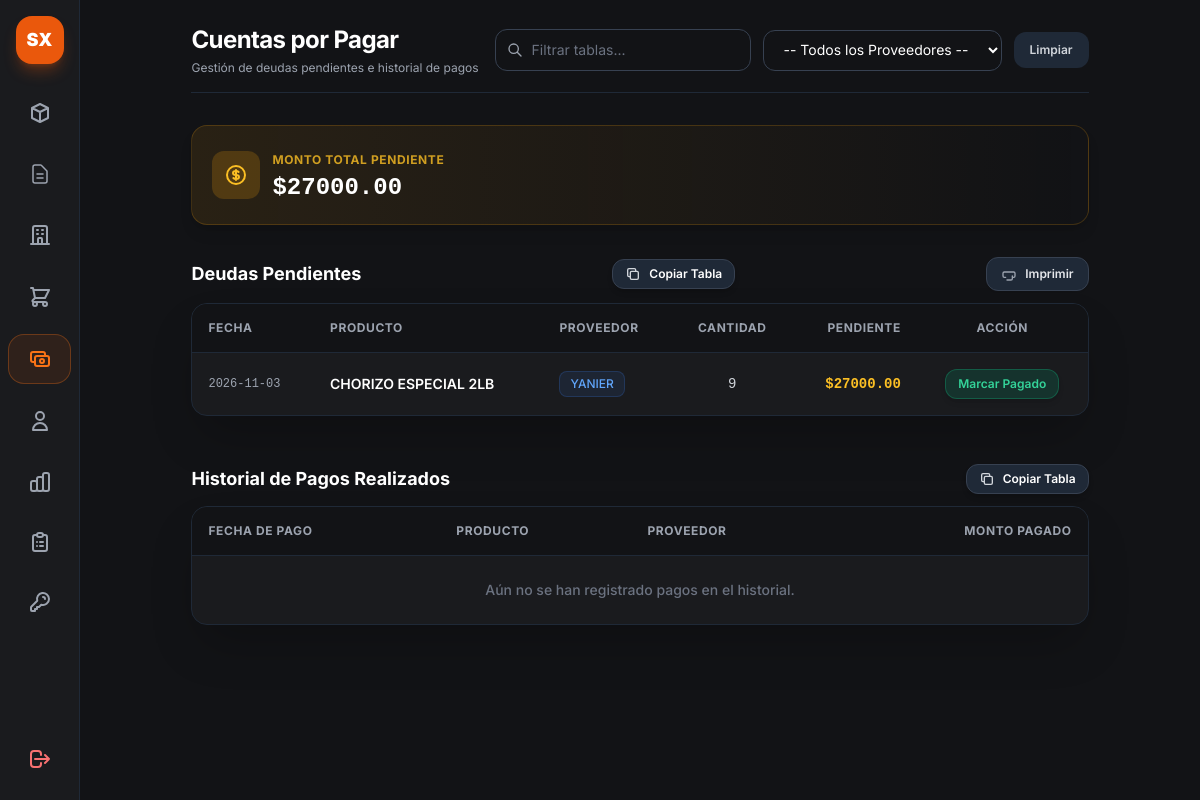
The app's page /admin/cuentas-por-pagar (signed in) with its own data.
### app.py (models this page shows, shortened)
class CuentaPorPagar(db.Model):
    __tablename__ = 'cuentas_por_pagar'
    id = db.Column(db.Integer, primary_key=True)
    proveedor_id = db.Column(db.Integer, db.ForeignKey('proveedores.id'))  # Revisa el nombre de tu tabla de proveedores
    producto_id = db.Column(db.Integer, db.ForeignKey('productos.id'))      # Revisa el nombre de tu tabla de productos
    cantidad = db.Column(db.Integer, default=1)
    monto_total = db.Column(db.Float, nullable=False)
    monto_pendiente = db.Column(db.Float, nullable=False)
    fecha = db.Column(db.DateTime, default=datetime.utcnow)
    estado = db.Column(db.String(20), default='pendiente')
    proveedor = db.relationship('Proveedor', backref='cuentas_por_pagar')
    producto = db.relationship('Producto', backref='cuentas_por_pagar')

class Producto(db.Model):
    __tablename__ = 'productos'
    id = db.Column(db.Integer, primary_key=True)
    codigo = db.Column(db.String(50), nullable=True)
    nombre = db.Column(db.String(100), nullable=False)
    unidad_medida = db.Column(db.String(20), default='unidad')
    propietario_id = db.Column(db.Integer, db.ForeignKey('propietarios.id'), nullable=True)
    precio_costo = db.Column(db.Float, default=0.0)
    precio_venta = db.Column(db.Float, default=0.0)
    fecha_vencimiento = db.Column(db.Date, nullable=True)
    proveedor_id = db.Column(db.Integer, db.ForeignKey('proveedores.id'), nullable=True)
    proveedor = db.relationship('Proveedor', backref=db.backref('productos', lazy=True))
    estado_pago = db.Column(db.String(20), default="Pagado")
    monto_pendiente = db.Column(db.Float, default=0.0)
    fecha_creacion = db.Column(db.DateTime, default=datetime.utcnow)
    activo = db.Column(db.Boolean, default=True)
    stocks = db.relationship('StockAlmacen', backref='producto', cascade="all, delete-orphan", lazy=True)

class Proveedor(db.Model):
    __tablename__ = 'proveedores'
    id = db.Column(db.Integer, primary_key=True)
    nombre = db.Column(db.String(100), nullable=False, unique=True)
    telefono = db.Column(db.String(30), nullable=True)
    contacto = db.Column(db.String(100), nullable=True)

### app.py (the view, shortened to what this page needs)
@app.route('/admin/cuentas-por-pagar')
@app.route('/admin/cuentas-por-pagar')
def cuentas_por_pagar():
    if 'user' not in session or session.get('rol') != 'admin':
        return redirect(url_for('login'))
    proveedor_id = request.args.get('proveedor')
    query = CuentaPorPagar.query.filter(
        CuentaPorPagar.monto_pendiente > 0,
        CuentaPorPagar.estado != 'pagado'
    )
    if proveedor_id:
        query = query.filter(CuentaPorPagar.proveedor_id == proveedor_id)
    cuentas = query.all()
    total_adeudado = sum(c.monto_pendiente for c in cuentas)
    proveedores = Proveedor.query.all()
    historial = HistorialPago.query.order_by(HistorialPago.fecha_pago.desc()).all()
    proveedor_obj = Proveedor.query.get(proveedor_id) if proveedor_id else None
    mensaje_wa = ""
    return render_template(
        'cuentas_por_pagar.html',
        cuentas=cuentas,
        total_adeudado=total_adeudado,
        proveedores=proveedores,
        proveedor_seleccionado=proveedor_id,
        proveedor_obj=proveedor_obj,
        mensaje_wa=mensaje_wa,
        historial=historial
    )

### app.py (called while the page is built)
@app.context_processor
def inject_today():
    return {'hoy': date.today()}

### templates/cuentas_por_pagar.html (shortened to what this page needs)
{% extends "base.html" %}
{% block content %}
<div class="p-6 max-w-7xl mx-auto space-y-8">
    <div class="flex flex-col md:flex-row md:items-center md:justify-between gap-4 border-b border-gray-800 pb-4">
        <div>
            <h1 class="text-2xl font-bold text-white tracking-tight">Cuentas por Pagar</h1>
            <p class="text-xs text-gray-400 mt-1">Gestión de deudas pendientes e historial de pagos</p>
        </div>
        <div class="flex flex-col sm:flex-row items-center gap-3">
            <div class="relative w-full sm:w-64">
                <div class="absolute inset-y-0 left-0 pl-3 flex items-center pointer-events-none text-gray-400">
                </div>
                <input type="text" id="filtro-global-tablas" onkeyup="filtrarTablas()"
                    placeholder="Filtrar tablas..."
                    class="w-full pl-9 pr-4 py-2.5 bg-[#121316] border border-gray-700 text-white text-sm rounded-xl placeholder-gray-500 focus:outline-none focus:border-orange-500 transition-all">
            </div>
            <form method="GET" action="{{ url_for('cuentas_por_pagar') }}" class="flex items-center gap-3 w-full sm:w-auto">
                <select name="proveedor" onchange="this.form.submit()"
                    class="w-full sm:w-auto bg-[#121316] border border-gray-700 text-white text-sm rounded-xl px-4 py-2.5 focus:border-orange-500 focus:outline-none">
                    <option value="">-- Todos los Proveedores --</option>
                </select>
                <a href="{{ url_for('cuentas_por_pagar') }}"
                    class="px-4 py-2.5 bg-gray-800 hover:bg-gray-700 text-gray-300 rounded-xl text-xs font-semibold transition-all shrink-0">
                    Limpiar
                </a>
            </form>
        </div>
    </div>
    <div class="bg-gradient-to-r from-amber-500/10 via-amber-500/5 to-transparent border border-amber-500/20 rounded-2xl p-5 flex flex-col md:flex-row items-center justify-between gap-4 shadow-lg">
        <div class="flex items-center gap-3">
            <div class="p-3 bg-amber-500/20 text-amber-400 rounded-xl">
            </div>
            <div>
                <span class="text-xs uppercase font-bold text-amber-400/80 tracking-wider">Monto Total Pendiente</span>
                <p class="text-2xl font-black text-white font-mono mt-0.5">${{ "%.2f"|format(total_adeudado) }}</p>
            </div>
        </div>
    </div>
    <div class="space-y-3">
        <div class="flex items-center justify-between">
            <h3 class="text-lg font-bold text-white">Deudas Pendientes</h3>
            <button onclick="copiarTabla('tabla-deudas-pendientes', this)" type="button"
                class="flex items-center gap-2 px-3 py-1.5 bg-gray-800 hover:bg-gray-700 text-white rounded-xl text-xs font-semibold transition border border-gray-700 shadow-md">
                <span class="btn-texto">Copiar Tabla</span>
            </button>
            <button onclick="imprimirTabla()"
                class="px-3.5 py-2 bg-gray-800 hover:bg-gray-700 text-gray-200 border border-gray-700 rounded-xl text-xs font-semibold transition-all flex items-center gap-2 shadow-sm">
                <span>Imprimir</span>
            </button>
        </div>
        <div class="bg-[#1a1b1e] border border-gray-800 rounded-2xl overflow-hidden shadow-2xl">
            <div class="overflow-x-auto">
                <table id="tabla-deudas-pendientes" class="w-full text-left border-collapse text-sm">
                    <thead>
                        <tr class="bg-[#121316] border-b border-gray-800 text-xs font-semibold text-gray-400 uppercase tracking-wider">
                            <th class="p-4">Fecha</th>
                            <th class="p-4">Producto</th>
                            <th class="p-4">Proveedor</th>
                            <th class="p-4 text-center">Cantidad</th>
                            <th class="p-4 text-right">Pendiente</th>
                            <th class="p-4 text-center no-copiar">Acción</th>
                        </tr>
                    </thead>
                    <tbody class="divide-y divide-gray-800/60 text-gray-300">
                        {% for item in cuentas %}
                        <tr class="hover:bg-gray-800/30 transition-colors fila-buscable">
                            <td class="p-4 font-mono text-xs text-gray-400">
                                {% if item.fecha %}
                                    {{ item.fecha.strftime('%Y-%m-%d') if item.fecha.strftime else item.fecha }}
                                {% else %}
                                    N/A
                                {% endif %}
                            </td>
                            <td class="p-4 font-semibold text-white">
                                {{ item.producto.nombre if item.producto else 'Producto/Servicio' }}
                            </td>
                            <td class="p-4">
                                <span class="inline-flex items-center px-2.5 py-1 rounded-lg text-xs font-medium bg-blue-500/10 text-blue-400 border border-blue-500/20">
                                    {% if item.proveedor %}
                                        {{ item.proveedor.nombre }}
                                    {% else %}
                                        Sin Proveedor
                                    {% endif %}
                                </span>
                            </td>
                            <td class="p-4 text-center font-mono">
                                {{ item.cantidad }}
                            </td>
                            <td class="p-4 text-right font-mono font-bold text-amber-400">
                                ${{ "%.2f"|format(item.monto_pendiente or 0.0) }}
                            </td>
                            <td class="p-4 text-center no-copiar">
                                <form method="POST"
                                    action="{{ url_for('pagar_cuenta_proveedor', id=item.id) }}"
                                    onsubmit="return solicitarCantidad(this, {{ item.cantidad }})">
                                    <button type="submit"
                                        class="px-3 py-1.5 bg-emerald-600/20 hover:bg-emerald-600 text-emerald-400 hover:text-white border border-emerald-500/30 rounded-xl text-xs font-semibold transition-all shadow-md">
                                        Marcar Pagado
                                    </button>
                                </form>
                            </td>
                        </tr>
                        {% else %}
                        <tr>
                            <td colspan="6" class="p-8 text-center text-gray-500 font-medium">
                                No hay cuentas pendientes por pagar.
                            </td>
                        </tr>
                        {% endfor %}
                    </tbody>
                </table>
            </div>
        </div>
    </div>
    <div class="space-y-3 pt-4">
        <div class="flex items-center justify-between">
            <h3 class="text-lg font-bold text-white flex items-center gap-2">
                <span>Historial de Pagos Realizados</span>
            </h3>
            <button onclick="copiarTabla('tabla-historial-pagos', this)" type="button"
                class="flex items-center gap-2 px-3 py-1.5 bg-gray-800 hover:bg-gray-700 text-white rounded-xl text-xs font-semibold transition border border-gray-700 shadow-md">
                <span class="btn-texto">Copiar Tabla</span>
            </button>
        </div>
        <div class="bg-[#1a1b1e] border border-gray-800 rounded-2xl overflow-hidden shadow-2xl">
            <div class="overflow-x-auto">
                <table id="tabla-historial-pagos" class="w-full text-left border-collapse text-sm">
                    <thead>
                        <tr class="bg-[#121316] border-b border-gray-800 text-xs font-semibold text-gray-400 uppercase tracking-wider">
                            <th class="p-4">Fecha de Pago</th>
                            <th class="p-4">Producto</th>
                            <th class="p-4">Proveedor</th>
                            <th class="p-4 text-right">Monto Pagado</th>
                        </tr>
                    </thead>
                    <tbody class="divide-y divide-gray-800/60 text-gray-300">
                        {% for h in historial %}
                        <tr class="hover:bg-gray-800/30 transition-colors fila-buscable">
                            <td class="p-4 font-mono text-xs text-gray-400">
                                {{ h.fecha_pago.strftime('%Y-%m-%d %H:%M') }}
                            </td>
                            <td class="p-4 font-semibold text-white">{{ h.producto_nombre }}</td>
                            <td class="p-4 text-gray-400">{{ h.proveedor_nombre }}</td>
                            <td class="p-4 text-right font-mono font-bold text-emerald-400">
                                ${{ "%.2f"|format(h.monto_pagado) }}
                            </td>
                        </tr>
                        {% else %}
                        <tr>
                            <td colspan="4" class="p-6 text-center text-gray-500 font-medium">
                                Aún no se han registrado pagos en el historial.
                            </td>
                        </tr>
                        {% endfor %}
                    </tbody>
                </table>
            </div>
        </div>
    </div>
</div>
{% endblock %}

### static/css/style.css (style rules this page uses)
body { font-family: 'Inter', sans-serif; }

### records on screen
CuentaPorPagar: fecha "2026-11-03", producto "CHORIZO ESPECIAL 2LB", proveedor.nombre "YANIER", cantidad "9", monto_pendiente "27000.00"

### other values on screen
{{ "%.2f"|format(total_adeudado) }} "27000.00"
